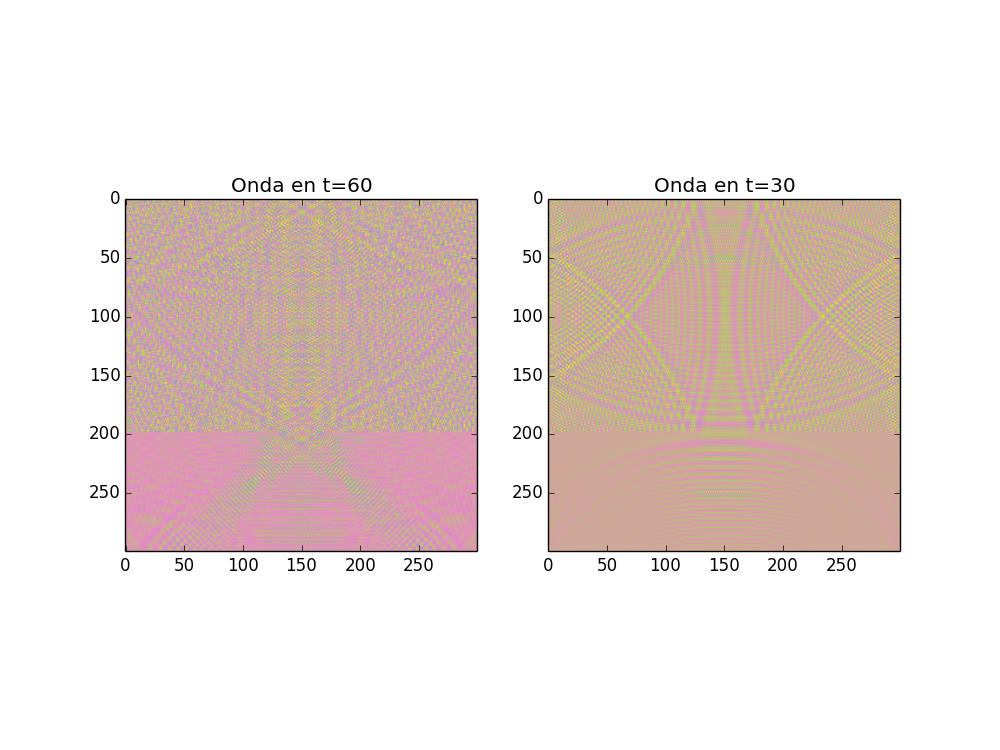

This figure's Python source:
import numpy as np
import matplotlib.pyplot as plt
import matplotlib.animation as animation

#Crea la grid
N=300 #cantidad de puntos espaciales
xp=np.linspace(0 ,30 ,N)
yp=np.linspace(0 ,30 ,N)
dx=abs(xp[1]-xp[0])
dy=abs(yp[1]-yp[0])


c=1.0 #velocidad de propagacion
dt= 0.5*(dx/c) #unidad de tiempo con condiciones de estabilidad
time=int(60.0/dt) #cantidad de puntos de tiempo necesarios para que t=60 -->time=60/dt=1196
#como dx=dy se puede definir un gamma
gammax=(c*dt/dx) 
gammay=(c*dt/dy)

#CONDICIONES INICIALES
#La perturbacion inicial queda en 1/3 de un lado y comienza con 0.5, hay una barrera a 1/3 del lado opuesto con un hueco
#en los bordes y la barrera el potencial siempre es 0 y en t=0 u es 0 en todas partes menos en la perturbacion
#La solucion u va a depender de t,x
#velocidad en t=0 es 0

u0=np.zeros((N,N)) #array sin inicializar
u0[N/3-1,N/2-1]= -0.5 #preturbacion inicial

#crea las condiciones de frontera
frontier=np.zeros((N,N))
frontier[1:N-1,1:N-1]=1
frontier[N*(2/3)-1,N/2-2:N/+2]=1
frontier[199,:N/2-20]=0
frontier[199,N/2+20:]=0
frontier[N-1,:]=0

#Crea u1 usando la condicion inicial sobre la derivada en t=0
u1=np.zeros((N,N))
for j in range(1, len(xp)-1): #j corresponde a y
    for k in range(1, len(yp)-1):
        u1[j,k]= 0.5*((u0[j+1,k]-2*u0[j,k]+u0[j-1,k])*gammay**2 + (u0[j,k+1]-2*u0[j,k]+u0[j,k-1])*gammax**2)+ u0[j,k]
 
#fotogramas
u1=u1*frontier
frames=[u0,u1]

def solve30(): 
    #calcula la solucion despues de cierto intervalo de tiempo con barrera
    u=np.zeros((N,N))
    past=np.copy(u0) #i-1
    present=np.copy(u1) #i
    
    for i in range(0,time/2): 
        pre_r= np.roll(np.copy(present),1, axis=0) #equivalente a k+1, mueve las columnas
        pre_l= np.roll(np.copy(present),-1, axis=0) #equivalente a k-1, mueve las columnas  
        pre_u= np.roll(np.copy(present),-1, axis=1)# mueve las filas
        pre_d= np.roll(np.copy(present),1, axis=1)
        u=(pre_r-2*present+pre_l)*gammax**2 + (pre_d-2*present+pre_u)*gammay**2 + 2*present - past

        past=np.copy(present)   
        present=np.copy(u)
        present=present*frontier
    
    return present
        

def solve60(): 
    #calcula la solucion despues de cierto intervalo de tiempo con barrera
    u=np.zeros((N,N))
    past=np.copy(u0) #i-1
    present=np.copy(u1) #i
    counter=0 #para agregar los fotogramas
    
    for i in range(0,time): 
        
        pre_r= np.roll(np.copy(present),1, axis=0) #equivalente a k+1, mueve las columnas
        pre_l= np.roll(np.copy(present),-1, axis=0) #equivalente a k-1, mueve las columnas  
        pre_u= np.roll(np.copy(present),-1, axis=1)# mueve las filas
        pre_d= np.roll(np.copy(present),1, axis=1)
        u=(pre_r-2*present+pre_l)*gammax**2 + (pre_d-2*present+pre_u)*gammay**2 + 2*present - past
        
        counter+=1
        #pregunta para guardar un fotograma
        if(counter==20):
            frames.append(present)
            counter=0

        past=np.copy(present)   
        present=np.copy(u)
        present=present*frontier     
        
    return present
    
solution30 = solve30()
solution60 = solve60()

#crea graficas de t30 y t60
plt.figure(figsize=(10,7.5))
plt.subplot(121)
plt.title('Onda en t=60')
plt.imshow(solution60, cmap='Set2')

plt.subplot(122)
plt.title('Onda en t=30')
plt.imshow(solution30, cmap='Set2')
print np.shape(frames)

plt.savefig('Onda.png')

#animacion
fig= plt.figure(2)
im = plt.imshow( u0, animated ='True')

def animate(i):
    im.set_array(frames[i])
    return im

anim = animation.FuncAnimation(fig, animate, frames=58, interval=50, blit=False)
#########QUITAR EL COMENTARIO EN LA LINEA DE ABAJO###########################
	    		 #PARA GUARDAR LA ANIMACION#
#anim.save('Onda.mp4', writer='mencoder')


